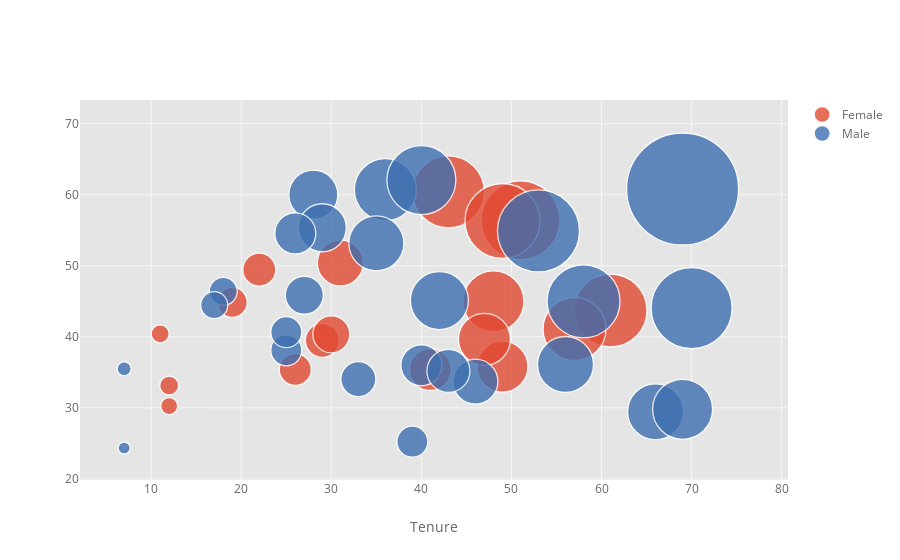

Notebook cell for this chart:
### Markdown cell above
## Bubble

### Code cell
# one more filter
data = data.query('PhoneService == "No"')

data.iplot(kind='bubble', x='tenure', y='MonthlyCharges', size='TotalCharges',xTitle='Tenure',
           categories='gender')

### Figure 1 — Plotly figure (JSON) as saved in the notebook; plotly's stock layout.template omitted (floating-point values rounded to 4 significant figures)
{"data": [{"marker": {"color": "rgba(226, 74, 51, 1.0)", "line": {"width": 1.3}, "opacity": 0.8, "size": [18, 19, 51, 30, 79, 61, 34, 42, 73, 72, 37, 33, 63, 32, 17, 46, 52, 75], "symbol": "circle"}, "mode": "markers", "name": "Female", "textfont": {"color": "#666666"}, "type": "scatter", "uid": "a622e6a0-1866-422c-8929-c701b51ef935", "x": [11, 12, 49, 19, 51, 48, 29, 41, 61, 43, 30, 22, 57, 26, 12, 31, 47, 49], "y": [40.4, 33.15, 35.8, 44.85, 56.4, 45, 39.5, 35.4, 43.7, 60.4, 40.35, 49.45, 41.1, 35.4, 30.25, 50.4, 39.65, 56.3]}, {"marker": {"color": "rgba(62, 111, 176, 1.0)", "line": {"width": 1.3}, "opacity": 0.8, "size": [81, 62, 58, 56, 31, 41, 38, 49, 35, 31, 73, 69, 48, 14, 112, 56, 82, 28, 12, 60, 45, 31, 55, 41, 27, 43], "symbol": "circle"}, "mode": "markers", "name": "Male", "textfont": {"color": "#666666"}, "type": "scatter", "uid": "eec8881b-e31f-4de4-a7c1-8a72be1504ae", "x": [70, 36, 42, 66, 39, 40, 27, 28, 33, 25, 58, 40, 29, 7, 69, 56, 53, 18, 7, 69, 46, 25, 35, 26, 17, 43], "y": [44.05, 60.7, 45.1, 29.45, 25.25, 36, 45.85, 60, 34.05, 38.1, 45, 62.05, 55.35, 35.5, 60.8, 36.1, 54.9, 46.4, 24.35, 29.8, 33.7, 40.65, 53.15, 54.55, 44.45, 35.2]}], "layout": {"legend": {"bgcolor": "#FFFFFF", "font": {"color": "#666666"}}, "paper_bgcolor": "#FFFFFF", "plot_bgcolor": "#E5E5E5", "title": {"font": {"color": "#151516"}}, "xaxis": {"gridcolor": "#F6F6F6", "showgrid": true, "tickfont": {"color": "#666666"}, "title": {"font": {"color": "#666666"}, "text": "Tenure"}, "zerolinecolor": "#F6F6F6"}, "yaxis": {"gridcolor": "#F6F6F6", "showgrid": true, "tickfont": {"color": "#666666"}, "title": {"font": {"color": "#666666"}, "text": ""}, "zerolinecolor": "#F6F6F6"}}}
